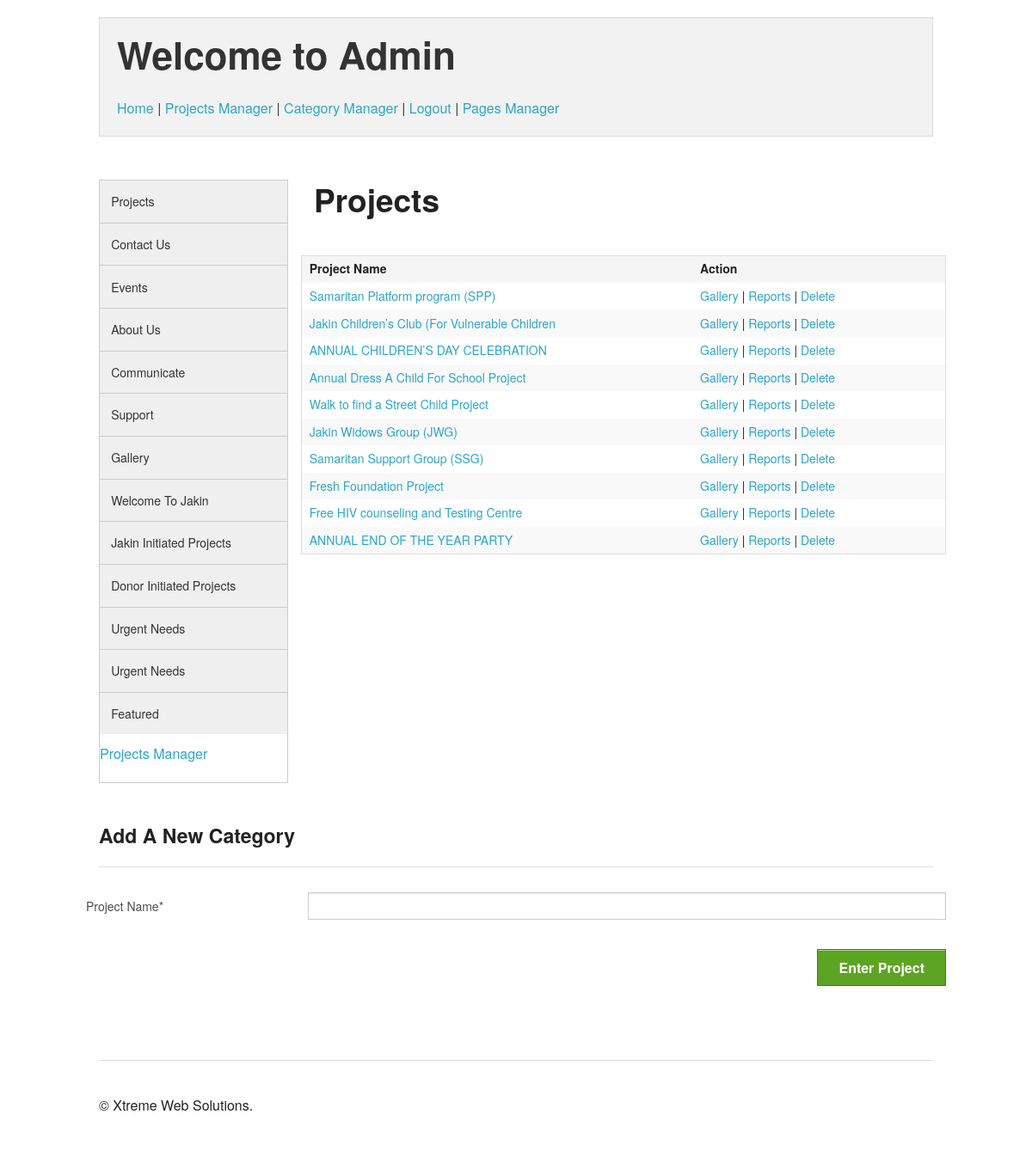
The app's page /admin/projects.php with its own data.
### tables this page shows
CREATE TABLE `category` (
  `cat_id` int(11) NOT NULL AUTO_INCREMENT,
  `category` varchar(100) NOT NULL,
  PRIMARY KEY (`cat_id`)
);

CREATE TABLE `projects` (
  `project_id` int(11) NOT NULL AUTO_INCREMENT,
  `name` varchar(150) NOT NULL,
  PRIMARY KEY (`project_id`)
);

### admin/projects.php (the view, shortened to what this page needs)
<?
include("header.php");
?>
<div class="row">
<? include 'lefty.php'; ?>
<div class="large-9 columns">
  <h2>Projects</h2>
  <div class="row">
  <table>
  <thead>
    <tr>
      <th width="456">Project Name</th>
      <th width="295">Action</th>
      </tr>
  </thead>
  <tbody>
  <?
  $q = mysql_query("SELECT * FROM projects");
  $n = mysql_num_rows($q);
  if($n < 1) {?>
	<div class="large-12 columns">You have no projects. Fill the form below to enter a new project</div>
  <? }else{ ?>
  <div class="large-12 columns">
	<?
  while($r=mysql_fetch_object($q)){ ?>
	<tr>
      <td><a href="subcat.php?id=<?=$r->cat_id?>"><?=$r->name?></a></td>
      <td><a href="gallery.php?id=<?=$r->project_id?>">Gallery </a> | <a href="reports.php?id=<?=$r->project_id?>">Reports</a> |<a href="javascript:void(0)" onClick="confirmDelete('deleteprod.php?id=<?=$r->style_id?>')"> Delete</a></td>
     </tr>
  <? } ?>
   </tbody>
</table>
<? } ?>
  </div>
  </div>
  <div class="large-12 columns">
  <h4>Add A New Category</h4>
  <hr>
  <div class="row">
   <form action="" method="post" class="custom">
      <div class="row">
        <div class="large-3 columns">
          <label class="inline">Project Name*</label>
        </div>
        <div class="large-9 columns">
          <input name="title" type="text" id="title"/>
        </div>
      </div>
      <div class="row">
        <div class="large-12 columns">
          <input name="submit" type="submit" value="Enter Project" class="success button right">
        </div>
      </div>
    </form>
      </div>
    </div>
  	</div>
<? include 'footer.php' ?>

### admin/lefty.php (shortened to what this page needs)
 <?
 $k = mysql_query("SELECT * FROM category");
 ?>
 <div class="large-3 columns">
      <div class="section-container accordion" data-section="accordion">
<?
while($l = mysql_fetch_object($k)) {
?>
 <section>
    <p class="title" data-section-title><a href="#"><?=$l->category?></a></p>
 </section>
 <? } ?>
 <p><a href="projects.php"> Projects Manager</a></p>
</div>
  </div>

### records on screen
category: category "Projects"
category: category "Contact Us"
category: category "Events"
category: category "About Us"
category: category "Communicate"
category: category "Support"
category: category "Gallery"
category: category "Welcome To Jakin"
category: category "Jakin Initiated Projects"
category: category "Donor Initiated Projects"
category: category "Urgent Needs"
category: category "Urgent Needs"
category: category "Featured"
projects: name "Samaritan Platform program (SPP)"
projects: name "Jakin Children’s Club (For Vulnerable Children"
projects: name "ANNUAL CHILDREN’S DAY CELEBRATION"
projects: name "Annual Dress A Child For School Project"
projects: name "Walk to find a Street Child Project"
projects: name "Jakin Widows Group (JWG)"
projects: name "Samaritan Support Group (SSG)"
projects: name "Fresh Foundation Project"
projects: name "Free HIV counseling and Testing Centre"
projects: name "ANNUAL END OF THE YEAR PARTY"
